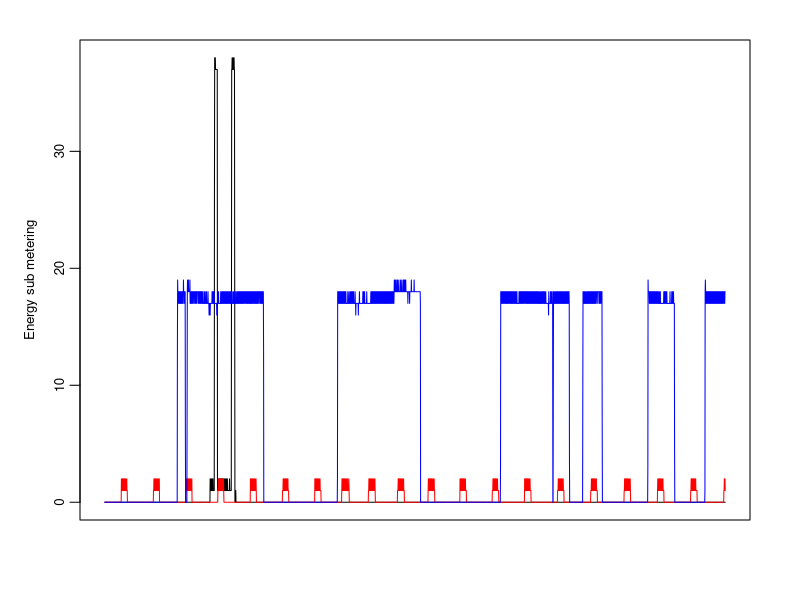

Recreate this plot in R. (Note: this script raises an error after producing the figure.)
#read in data
energy <- read.csv("newData.txt")

x <- energy$timetemp

y1 <- energy$Sub_metering_1
y2 <- energy$Sub_metering_2
y3 <- energy$Sub_metering_3

#set margin
par(mar=c(4, 4, 2, 2.5))
#set axis label, tick label and line
par(mgp=c(2.1,0.6,0.0))

#Plot three lines into one graph
plot(y1, type="l", ylab="Energy sub metering", xlab='', 
     xaxt='n', cex.lab=0.8, cex.axis=0.8)
with(energy, lines(y2, col="red"))
with(energy, lines(y3, col="blue"))

#label x axis 
axis(side=1,cex.axis=0.8, at=c(x[1], x[1440], x[2881]), label=c("Thu", "Fri", "Sat"))

#write legend
legend("topright", col = c("black", "red", "blue"), 
       legend = c("Sub_metering_1", "Sub_metering_2", "Sub_metering_3"), 
       lwd = 2, cex = 0.7)

dev.copy(png,filename="plot3.png", width = 480, height = 480, units = "px");
dev.off()
